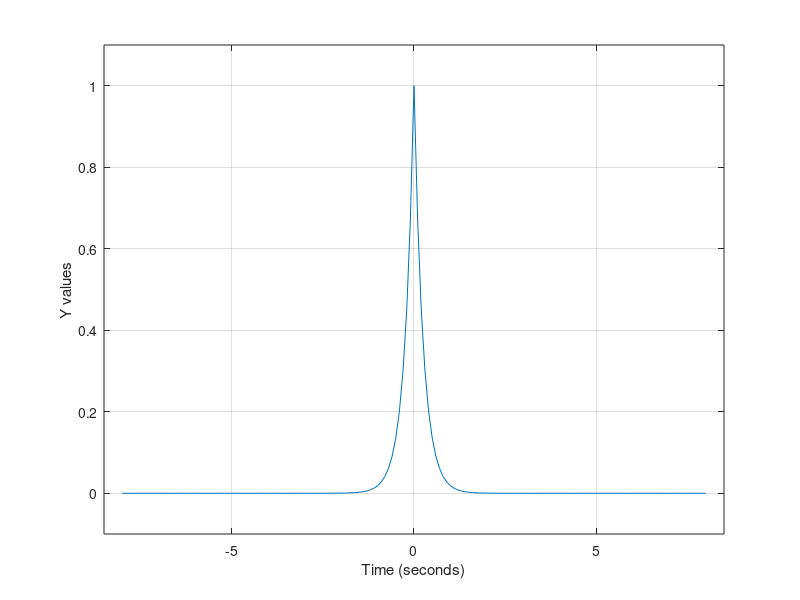
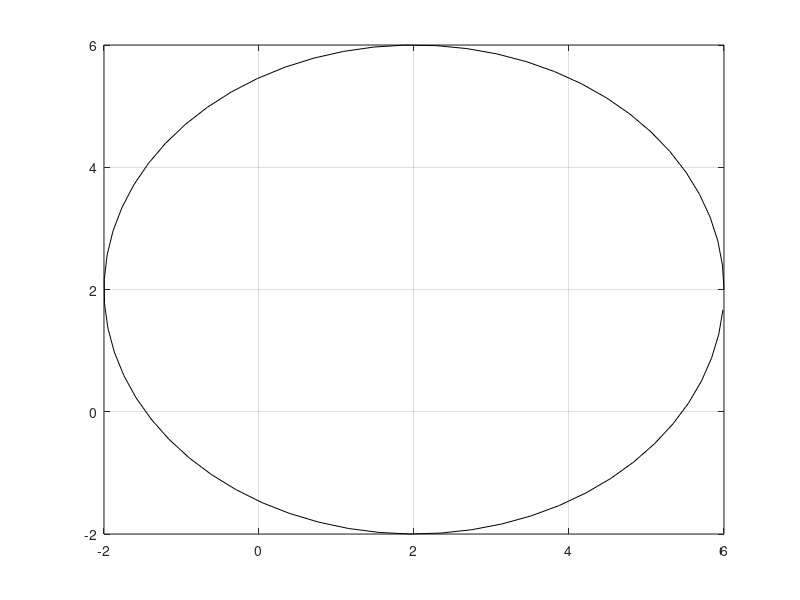

The MATLAB source for these figures, in order: (Note: this script raises an error after producing the figures.)
%% probelm 1

x = 10:20;
total = 0;
for i = 2:2:length(x)
    total = total + x(i)^2;
end

%% Problem 2
total = sum([11:2:20].^2)

%% Problem 3

fib = [0, 1, zeros(1, 8)]

for i= 3:length(fib)
    fib(i) = fib(i-2) + fib(i-1)
end

%% Problem 4

t = -8:.1:8;
for i = 1:length(t)
    x(i) = exp(-4.*abs(t(i)));
end

figure(4)
plot(t, x), grid on
xlabel('Time (seconds)')
ylabel('Y values')
axis([-8.5, 8.5,...
    (min(x)-0.1), (max(x)+0.1)]) % not necessary

%% Problem 5

theta = 0:0.1:2*pi;
r = 4;
x = r*cos(theta) + 2;
y = r*sin(theta) +2 ;
figure(5)
plot(x,y, 'k'), grid on

%% Problem 6
x = -1:0.5:1
total = sum(abs(x))

%% Problem 6 check

x=-1:0.5:1;
for n=1:length(x)
if x(n)<0
y(n)=-x(n);
else
y(n)=x(n);
end
end
check = sum(y)

% are check and total == ?
if check == total
    disp('YEEEAH')
else 
    disp('Nope')
end

%% Problem 7

coefs = [10, -11, 12; ...
    15, 0, -13; ...
    16, -14, 17];

values = [3;2;1];

tuv = coefs\values ;
disp(['t is [', num2str(tuv(1)),'].'...
    ' u is [', num2str(tuv(2)),'].' ...
    ' v is [', num2str(tuv(3)), '].'])

%% Problem 8
ncols = 6;

for col= 1:ncols
    if col > 1 & col < ncols 
    M(col,col)= 1, M(col +1, col) = 1, M(col -1, col) = 1
    elseif col == 1
        M(col, col) = 1, M(col + 1, col) = 1
    elseif col == ncols
        M(col, col) =1 , M(col -1, col) = 1
    end
end

        
%% Problem 9 
% see grat135.m for function definition

N = 400;
matrix = grat135(N);

figure(9)
colormap(gray(256))
imagesc(matrix)


